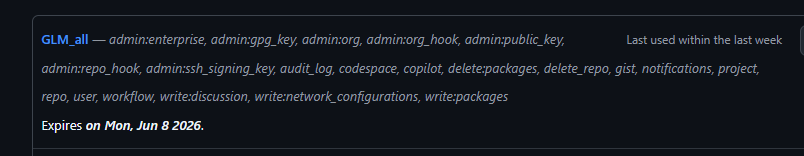
#> input picture upload/pasted_image_1778961126187.png, 804 x 156 px
$ python render_asset_preview.py ../../upload
#> lines starting #> are read from the running program, lines starting #| are printed output that depends on the picture
#!/usr/bin/env python3
"""Render a contact/preview sheet from a directory of normalized PNGs.

Reads all PNG files from an input directory, sorts them by filename, and
arranges them into a grid on a single output image. Optional labels show
the filename below each sprite.

Usage:
    python3 tools/assets/render_asset_preview.py ./output --output preview.png
    python3 tools/assets/render_asset_preview.py ./output --output preview.png --labels

See tools/assets/README.md for full documentation.
"""

from __future__ import annotations

import argparse
import math
import sys
from pathlib import Path

from PIL import Image, ImageDraw, ImageFont

DEFAULT_CELL = 256
DEFAULT_COLS = 8
LABEL_HEIGHT = 20
BG_COLOR = (48, 48, 48)
LABEL_COLOR = (200, 200, 200)
GRID_COLOR = (80, 80, 80)


def render_preview(
    input_dir: Path,
    output_path: Path,
    cols: int = DEFAULT_COLS,
    cell_size: int = DEFAULT_CELL,
    labels: bool = False,
) -> dict:
    """Render a contact sheet from PNGs in input_dir."""
#> called with cols = 8, cell_size = 256, labels = False
    png_files = sorted(input_dir.glob("*.png"))
    if not png_files:
        print(f"No PNG files found in {input_dir}", file=sys.stderr)
        return {"error": "no_png_files", "input_dir": str(input_dir)}

    count = len(png_files)
    rows = math.ceil(count / cols)
    cell_h = cell_size + (LABEL_HEIGHT if labels else 0)
    sheet_w = cols * cell_size
    sheet_h = rows * cell_h

    sheet = Image.new("RGBA", (sheet_w, sheet_h), (*BG_COLOR, 255))
    draw = ImageDraw.Draw(sheet)

    # Draw grid lines
    for col in range(cols + 1):
        x = col * cell_size
        draw.line([(x, 0), (x, sheet_h)], fill=GRID_COLOR, width=1)
    for row in range(rows + 1):
        y = row * cell_h
        draw.line([(0, y), (sheet_w, y)], fill=GRID_COLOR, width=1)

    # Try to load a font for labels; fall back to default
    label_font = None
    if labels:
        try:
            label_font = ImageFont.truetype("/usr/share/fonts/truetype/dejavu/DejaVuSans.ttf", 12)
        except (OSError, IOError):
            label_font = ImageFont.load_default()

    for idx, png_path in enumerate(png_files):
        col = idx % cols
        row = idx // cols
        x = col * cell_size
        y = row * cell_h

        try:
            img = Image.open(png_path).convert("RGBA")
#> img is the input picture: PIL image 804x156 RGBA; mean R, G, B, A 19.8, 24.1, 30.8, 255
            if img.size != (cell_size, cell_size):
                img = img.resize((cell_size, cell_size), Image.Resampling.LANCZOS)
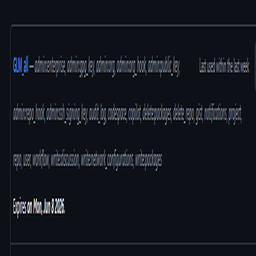
#> img: PIL image 256x256 RGBA; mean R, G, B, A 19.8, 24.1, 30.8, 255
            sheet.alpha_composite(img, (x, y))
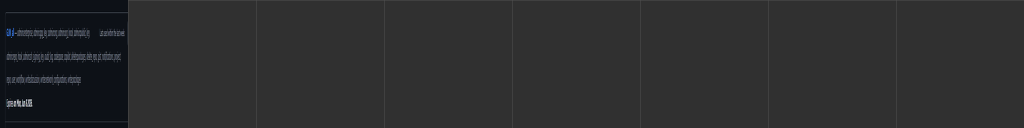
#> sheet: PIL image 2048x256 RGBA (shown at 1/2 size); mean R, G, B, A 44.7, 45.2, 46.1, 255
        except Exception as exc:
            print(f"Warning: could not load {png_path}: {exc}", file=sys.stderr)

        if labels and label_font is not None:
            name = png_path.stem
            draw.text((x + 4, y + cell_size + 2), name, fill=LABEL_COLOR, font=label_font)

    output_path = Path(output_path)
    output_path.parent.mkdir(parents=True, exist_ok=True)
    sheet.convert("RGB").save(output_path, "PNG")

    return {
        "input_dir": str(input_dir),
        "output": str(output_path),
        "files_count": count,
        "cols": cols,
        "rows": rows,
        "cell_size": cell_size,
        "sheet_size": list(sheet.size),
    }


def main() -> None:
    parser = argparse.ArgumentParser(
        description="Render a contact/preview sheet from a directory of PNGs."
    )
    parser.add_argument("input_dir", type=Path,
                        help="Directory containing normalized PNG files.")
    parser.add_argument("--output", type=Path, default=Path("preview.png"),
                        help="Output path for the preview sheet (default: preview.png).")
    parser.add_argument("--cols", type=int, default=DEFAULT_COLS,
                        help="Number of columns in the preview grid (default: 8).")
    parser.add_argument("--cell-size", type=int, default=DEFAULT_CELL,
                        help="Cell size in pixels (default: 256).")
    parser.add_argument("--labels", action="store_true",
                        help="Show filenames below each sprite.")
    args = parser.parse_args()

    if not args.input_dir.is_dir():
        print(f"Error: input directory not found: {args.input_dir}", file=sys.stderr)
        sys.exit(1)

    result = render_preview(args.input_dir, args.output, args.cols, args.cell_size, args.labels)
#> (the run stopped early here; a loop or call above may not have finished)
